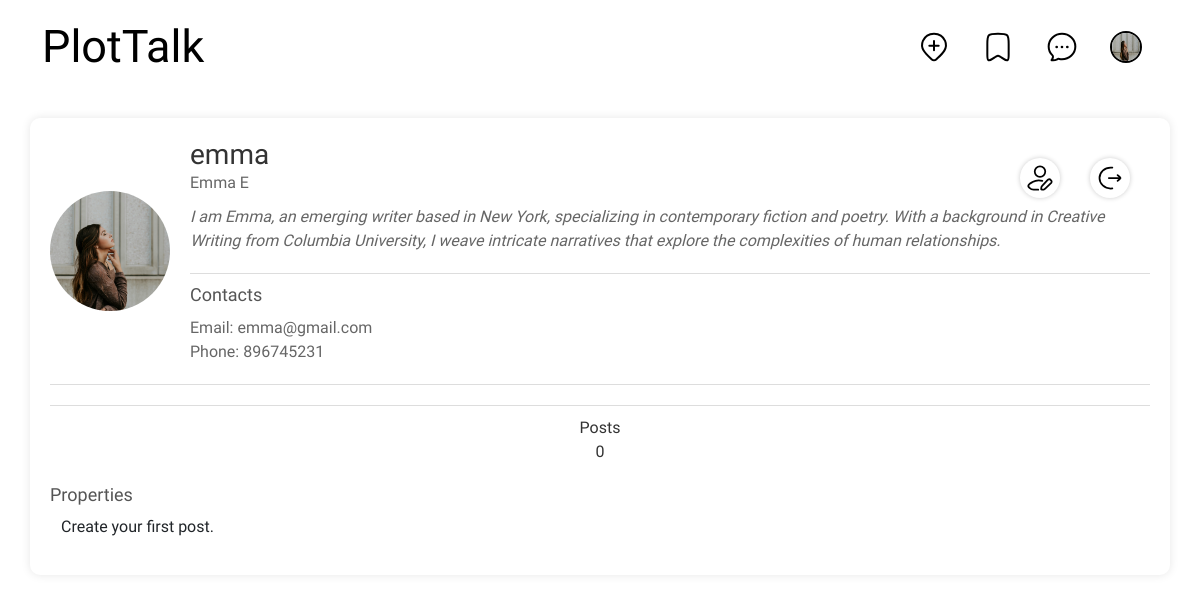
/profile (signed in), run on the app's committed database.
### REMS/models.py (models this page shows)
class ProfileModel(models.Model):
    user=models.OneToOneField(User,on_delete=models.CASCADE)
    profile_pic=models.ImageField(upload_to='Profile_pic',null=True)
    bio=models.TextField(null=True)
    phone=models.IntegerField(null=True)

### REMS/views.py (the view)
# urls.py: path('profile',ProfileView.as_view(),name='profile'),
@method_decorator(decorator=dec,name='dispatch')
class ProfileView(View):
    def get(self,request):
        user=request.user
        profile=ProfileModel.objects.get(user=user)
        property=Property.objects.filter(user=profile)
        total=property.count()
        return render(request,'profile.html',{'profile':profile,'post':property,'total':total})

### REMS/views.py (called while the page is built)
def signin_required(fn):
    def inner(request,*args,**kwargs):
        if request.user.is_authenticated:
            return fn(request,*args,**kwargs)
        else:
            messages.warning(request,'please login first')
            return redirect('login')
    return inner

### REMS/templates/profile.html (shortened to what this page needs)
{% extends 'home.html' %}
{% load static %}
{% block navbar %}
<head>
</head>
<div class="container mt-4 profile-container">
    <div class="profile-header">
        {% if profile.profile_pic %}
        <img src="{{ profile.profile_pic.url }}" alt="Profile Picture" class="profile-pic">
        {% else %}
        <img src="default-profile-pic.png" alt="Default Profile Picture" class="profile-pic">
        {% endif %}
        <div class="profile-info">
            <h1>{{ profile.user.username }}</h1>
            {% if profile.user.first_name and profile.user.last_name %}
            <p>{{ profile.user.first_name }} {{ profile.user.last_name }}</p>
            {% endif %}
            {% if profile.bio %}
            <p class="bio">{{ profile.bio }}</p>
            {% else %}
            <p class="bio">No bio available.</p>
            {% endif %}
            <div class="contacts">
                <h2>Contacts</h2>
                {% if profile.user.email %}
                <p>Email: {{ profile.user.email }}</p>
                {% endif %}
                {% if profile.phone %}
                <p>Phone: {{ profile.phone }}</p>
                {% else %}
                <p>No phone number available.</p>
                {% endif %}
            </div>
        </div>
        <a href="{% url 'updateprofile' profile.id %}"><button class="edit-button" title="Edit Profile"></button></a>
        <a href="{% url 'logout' %}"><button class="edit2-button" title="Edit Profile"></button></a>
    </div>
    <div class="social-stats">
        <div>
            <span>Posts</span>
            <span>{{total}}</span>
        </div>
    </div>
    <div class="gallery">
        <h2>Properties</h2>
        <div class="gallery-grid">
            {% for i in post %}
            <div class="image-container">
                <a href="{% url 'propertydetails' i.id %}">
                    <img src="{{ i.image.url }}" alt="Post Image">
                </a>
                <div class="button-container">
                    <a href="{% url 'editproperty' i.id %}" class="editbutton"><span><svg xmlns="http://www.w3.org/2000/svg" viewBox="0 0 24 24" width="24" height="24" color="#000000" fill="none">
                        <path d="M16.2141 4.98239L17.6158 3.58063C18.39 2.80646 19.6452 2.80646 20.4194 3.58063C21.1935 4.3548 21.1935 5.60998 20.4194 6.38415L19.0176 7.78591M16.2141 4.98239L10.9802 10.2163C9.93493 11.2616 9.41226 11.7842 9.05637 12.4211C8.70047 13.058 8.3424 14.5619 8 16C9.43809 15.6576 10.942 15.2995 11.5789 14.9436C12.2158 14.5877 12.7384 14.0651 13.7837 13.0198L19.0176 7.78591M16.2141 4.98239L19.0176 7.78591" stroke="currentColor" stroke-width="1.5" stroke-linecap="round" stroke-linejoin="round" />
                        <path d="M21 12C21 16.2426 21 18.364 19.682 19.682C18.364 21 16.2426 21 12 21C7.75736 21 5.63604 21 4.31802 19.682C3 18.364 3 16.2426 3 12C3 7.75736 3 5.63604 4.31802 4.31802C5.63604 3 7.75736 3 12 3" stroke="currentColor" stroke-width="1.5" stroke-linecap="round" />
                    </svg></span></a>
                    <a href="{% url 'deleteproperty' i.id %}" class="deletebutton"><span><svg xmlns="http://www.w3.org/2000/svg" viewBox="0 0 24 24" width="24" height="24" color="#000000" fill="none">
                        <path d="M19.5 5.5L18.8803 15.5251C18.7219 18.0864 18.6428 19.3671 18.0008 20.2879C17.6833 20.7431 17.2747 21.1273 16.8007 21.416C15.8421 22 14.559 22 11.9927 22C9.42312 22 8.1383 22 7.17905 21.4149C6.7048 21.1257 6.296 20.7408 5.97868 20.2848C5.33688 19.3626 5.25945 18.0801 5.10461 15.5152L4.5 5.5" stroke="currentColor" stroke-width="1.5" stroke-linecap="round" />
                        <path d="M3 5.5H21M16.0557 5.5L15.3731 4.09173C14.9196 3.15626 14.6928 2.68852 14.3017 2.39681C14.215 2.3321 14.1231 2.27454 14.027 2.2247C13.5939 2 13.0741 2 12.0345 2C10.9688 2 10.436 2 9.99568 2.23412C9.8981 2.28601 9.80498 2.3459 9.71729 2.41317C9.32164 2.7167 9.10063 3.20155 8.65861 4.17126L8.05292 5.5" stroke="currentColor" stroke-width="1.5" stroke-linecap="round" />
                        <path d="M9.5 16.5L9.5 10.5" stroke="currentColor" stroke-width="1.5" stroke-linecap="round" />
                        <path d="M14.5 16.5L14.5 10.5" stroke="currentColor" stroke-width="1.5" stroke-linecap="round" />
                    </svg></span></a>
                </div>
            </div>
            {% empty %}
            <p class="text-center">Create your first post.</p>
            {% endfor %}
        </div>
    </div>
</div>
{% endblock navbar %}

### REMS/templates/home.html (shortened to what this page needs)
{% load static %}
<!doctype html>
<html lang="en">
<head>
    <link href="https://cdn.jsdelivr.net/npm/bootstrap@5.3.2/dist/css/bootstrap.min.css" rel="stylesheet"
 />
    <link rel="stylesheet" href="{% static 'css/home.css' %}">
    <link rel="stylesheet" href="https://cdnjs.cloudflare.com/ajax/libs/font-awesome/6.0.0-beta3/css/all.min.css">
</head>
<body>
    <nav class="navbar navbar-expand-lg navbar-light bg-white">
        <div class="container">
            <a class="navbar-brand" href="{% url 'home' %}"
                style="font-family: Yellowtail; font-size: 45px; font-weight: 100;">PlotTalk</a>
            <div class="collapse navbar-collapse" id="navbarNav">
                <ul class="navbar-nav ms-auto">
                    <li class="nav-item">
                        <a class="nav-link" href="{% url 'add_property' %}"><span></span></a>
                    </li>
                    <li class="nav-item">
                        <a class="nav-link" href="{% url 'savelist' %}"><span></span></a>
                    </li>
                    <li class="nav-item">
                        <a class="nav-link" href="{% url 'chatlist' %}"><span></span></a>
                    </li>
                    <li class="nav-item">
                        <a class="nav-link" href="{% url 'profile' %}">
                            {% if profile.profile_pic %}
                            <img src="{{ profile.profile_pic.url }}" alt="Profile Picture">
                            {% endif %}
                        </a>
                    </li>
                </ul>
            </div>
        </div>
    </nav>
    {% block navbar %}{% endblock navbar %}
</body>
</html>

### REMS/static/css/home.css (style rules this page uses)
body { font-family: 'Moderustic', sans-serif; }
.navbar-nav .nav-item .nav-link { padding: 0.5rem 1rem; }
.navbar-nav .nav-item .nav-link img { width: 32px; height: 32px; border-radius: 50%; border: 2px solid #000000; transition: border-color 0.3s ease; }
.profile-container { margin: 20px auto; padding: 20px; background-color: #fff; border-radius: 10px; box-shadow: 0 0 10px rgba(0, 0, 0, 0.1); }
.profile-header { display: flex; align-items: center; border-bottom: 1px solid #ddd; padding-bottom: 20px; position: relative; }
.profile-pic { width: 120px; height: 120px; border-radius: 50%; object-fit: cover; margin-right: 20px; }
.profile-info { flex: 1; }
.profile-info h1 { margin: 0; font-size: 28px; color: #333; }
.profile-info p { margin: 0; font-size: 16px; color: #666; }
.profile-info .bio { margin-top: 10px; font-style: italic; }
.edit-button { position: absolute; right: 90px; top: 20px; margin-bottom: 10px; background: #ffffff !important; border: none; border-radius: 50%; width: 40px; height: 40px; color: #fff; font-size: 18px; cursor: pointer; display: flex; align-items: center; justify-content: center; box-shadow: 0 0 5px rgba(0, 0, 0, 0.2); transition: background 0.3s ease; }
.edit2-button { position: absolute; right: 20px; top: 20px; margin-bottom: 10px; background: #ffffff !important; border: none; border-radius: 50%; width: 40px; height: 40px; color: #fff; font-size: 18px; cursor: pointer; display: flex; align-items: center; justify-content: center; box-shadow: 0 0 5px rgba(0, 0, 0, 0.2); transition: background 0.3s ease; }
.contacts { margin-top: 20px; border-top: 1px solid #ddd; padding-top: 10px; }
.contacts h2 { margin-bottom: 10px; font-size: 18px; color: #555; }
.contacts p { margin: 0; font-size: 16px; color: #666; }
.social-stats { display: flex; justify-content: center; margin-top: 20px; border-top: 1px solid #ddd; padding-top: 10px; }
.social-stats div { text-align: center; margin: 0 20px; }
.social-stats span { display: block; font-size: 16px; color: #333; }
.gallery { margin-top: 20px; }
.gallery h2 { margin-bottom: 10px; font-size: 18px; color: #555; }
.gallery-grid { display: grid; grid-template-columns: repeat(auto-fill, minmax(150px, 1fr)); gap: 10px; }

### data on the page
ProfileModel: profile_pic (picture), user.username "emma", user.first_name "Emma", user.last_name "E", bio "I am Emma, an emerging writer based in New York, specializing in contemporary fiction and poetry. With a background in Creative Writing from Columbia University, I weave intricate narratives that explore the complexities of human relationships.", user.email "emma@gmail.com", phone "896745231"

### other printed values
{{ total }} "0"
